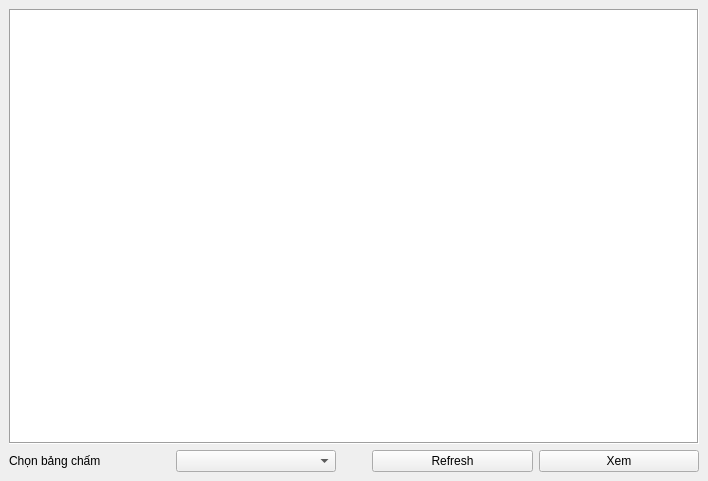
<?xml version="1.0" encoding="UTF-8"?>
<ui version="4.0">
 <class>LoadData</class>
 <widget class="QMainWindow" name="LoadData">
  <property name="windowModality">
   <enum>Qt::ApplicationModal</enum>
  </property>
  <property name="geometry">
   <rect>
    <x>0</x>
    <y>0</y>
    <width>708</width>
    <height>481</height>
   </rect>
  </property>
  <property name="windowTitle">
   <string>MainWindow</string>
  </property>
  <widget class="QWidget" name="centralwidget">
   <layout class="QVBoxLayout" name="verticalLayout">
    <item>
     <widget class="QTableWidget" name="tableWidget">
      <property name="sizePolicy">
       <sizepolicy hsizetype="Expanding" vsizetype="Expanding">
        <horstretch>0</horstretch>
        <verstretch>0</verstretch>
       </sizepolicy>
      </property>
      <property name="minimumSize">
       <size>
        <width>685</width>
        <height>350</height>
       </size>
      </property>
      <property name="maximumSize">
       <size>
        <width>16777215</width>
        <height>16777215</height>
       </size>
      </property>
      <property name="styleSheet">
       <string notr="true">tableWidget.backgound.rgb(223, 223, 223)</string>
      </property>
      <property name="frameShape">
       <enum>QFrame::Box</enum>
      </property>
     </widget>
    </item>
    <item>
     <layout class="QHBoxLayout" name="horizontalLayout">
      <item>
       <widget class="QLabel" name="label">
        <property name="styleSheet">
         <string notr="true"/>
        </property>
        <property name="text">
         <string>Chọn bảng chấm</string>
        </property>
       </widget>
      </item>
      <item>
       <widget class="QComboBox" name="comboBox">
        <property name="styleSheet">
         <string notr="true"/>
        </property>
       </widget>
      </item>
      <item>
       <spacer name="horizontalSpacer">
        <property name="orientation">
         <enum>Qt::Horizontal</enum>
        </property>
        <property name="sizeType">
         <enum>QSizePolicy::Preferred</enum>
        </property>
        <property name="sizeHint" stdset="0">
         <size>
          <width>30</width>
          <height>20</height>
         </size>
        </property>
       </spacer>
      </item>
      <item>
       <widget class="QPushButton" name="Btn_Refresh">
        <property name="text">
         <string>Refresh</string>
        </property>
       </widget>
      </item>
      <item>
       <widget class="QPushButton" name="pushButton">
        <property name="styleSheet">
         <string notr="true"/>
        </property>
        <property name="text">
         <string>Xem</string>
        </property>
       </widget>
      </item>
     </layout>
    </item>
   </layout>
  </widget>
 </widget>
 <resources/>
 <connections/>
</ui>
